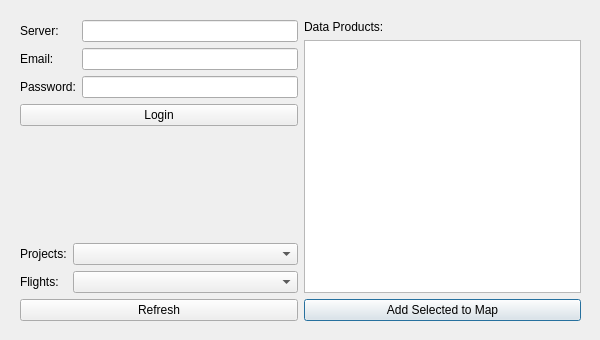
<?xml version="1.0" encoding="UTF-8"?>
<ui version="4.0">
 <class>D2SBrowserDialogBase</class>
 <widget class="QDialog" name="D2SBrowserDialogBase">
  <property name="geometry">
   <rect>
    <x>0</x>
    <y>0</y>
    <width>600</width>
    <height>340</height>
   </rect>
  </property>
  <property name="windowTitle">
   <string>D2S Browser</string>
  </property>
  <widget class="QWidget" name="">
   <property name="geometry">
    <rect>
     <x>20</x>
     <y>20</y>
     <width>561</width>
     <height>301</height>
    </rect>
   </property>
   <layout class="QGridLayout" name="gridLayout">
    <item row="0" column="1" rowspan="3">
     <layout class="QVBoxLayout" name="dataProductsVerticalLayout">
      <item>
       <widget class="QLabel" name="dataProductsLabel">
        <property name="text">
         <string>Data Products:</string>
        </property>
       </widget>
      </item>
      <item>
       <widget class="QListWidget" name="dataProductsListWidget"/>
      </item>
      <item>
       <widget class="QPushButton" name="dataProductsPushButton">
        <property name="text">
         <string>Add Selected to Map</string>
        </property>
       </widget>
      </item>
     </layout>
    </item>
    <item row="0" column="0">
     <layout class="QVBoxLayout" name="authVerticalLayout">
      <item>
       <layout class="QFormLayout" name="authFormLayout">
        <item row="0" column="0">
         <widget class="QLabel" name="serverLabel">
          <property name="text">
           <string>Server:</string>
          </property>
         </widget>
        </item>
        <item row="0" column="1">
         <widget class="QLineEdit" name="serverLineEdit">
          <property name="text">
           <string/>
          </property>
         </widget>
        </item>
        <item row="1" column="0">
         <widget class="QLabel" name="emailLabel">
          <property name="text">
           <string>Email:</string>
          </property>
         </widget>
        </item>
        <item row="1" column="1">
         <widget class="QLineEdit" name="emailLineEdit">
          <property name="text">
           <string/>
          </property>
         </widget>
        </item>
        <item row="2" column="0">
         <widget class="QLabel" name="passwordLabel">
          <property name="text">
           <string>Password:</string>
          </property>
         </widget>
        </item>
        <item row="2" column="1">
         <widget class="QLineEdit" name="passwordLineEdit">
          <property name="inputMask">
           <string/>
          </property>
          <property name="text">
           <string/>
          </property>
          <property name="echoMode">
           <enum>QLineEdit::Password</enum>
          </property>
         </widget>
        </item>
       </layout>
      </item>
      <item>
       <widget class="QPushButton" name="loginPushButton">
        <property name="text">
         <string>Login</string>
        </property>
       </widget>
      </item>
     </layout>
    </item>
    <item row="1" column="0">
     <spacer name="verticalSpacer">
      <property name="orientation">
       <enum>Qt::Vertical</enum>
      </property>
      <property name="sizeHint" stdset="0">
       <size>
        <width>20</width>
        <height>40</height>
       </size>
      </property>
     </spacer>
    </item>
    <item row="2" column="0">
     <layout class="QVBoxLayout" name="projectsVerticalLayout">
      <item>
       <layout class="QFormLayout" name="formLayout">
        <item row="0" column="0">
         <widget class="QLabel" name="projectsLabel">
          <property name="text">
           <string>Projects:</string>
          </property>
         </widget>
        </item>
        <item row="0" column="1">
         <widget class="QComboBox" name="projectsComboBox">
          <property name="sizePolicy">
           <sizepolicy hsizetype="Expanding" vsizetype="Fixed">
            <horstretch>0</horstretch>
            <verstretch>0</verstretch>
           </sizepolicy>
          </property>
         </widget>
        </item>
        <item row="1" column="0">
         <widget class="QLabel" name="flightsLabel">
          <property name="text">
           <string>Flights:</string>
          </property>
         </widget>
        </item>
        <item row="1" column="1">
         <widget class="QComboBox" name="flightsComboBox">
          <property name="sizePolicy">
           <sizepolicy hsizetype="Expanding" vsizetype="Fixed">
            <horstretch>0</horstretch>
            <verstretch>0</verstretch>
           </sizepolicy>
          </property>
         </widget>
        </item>
       </layout>
      </item>
      <item>
       <widget class="QPushButton" name="projectsRefreshPushButton">
        <property name="sizePolicy">
         <sizepolicy hsizetype="Minimum" vsizetype="Fixed">
          <horstretch>0</horstretch>
          <verstretch>0</verstretch>
         </sizepolicy>
        </property>
        <property name="text">
         <string>Refresh</string>
        </property>
       </widget>
      </item>
     </layout>
    </item>
   </layout>
  </widget>
 </widget>
 <resources/>
 <connections/>
</ui>
